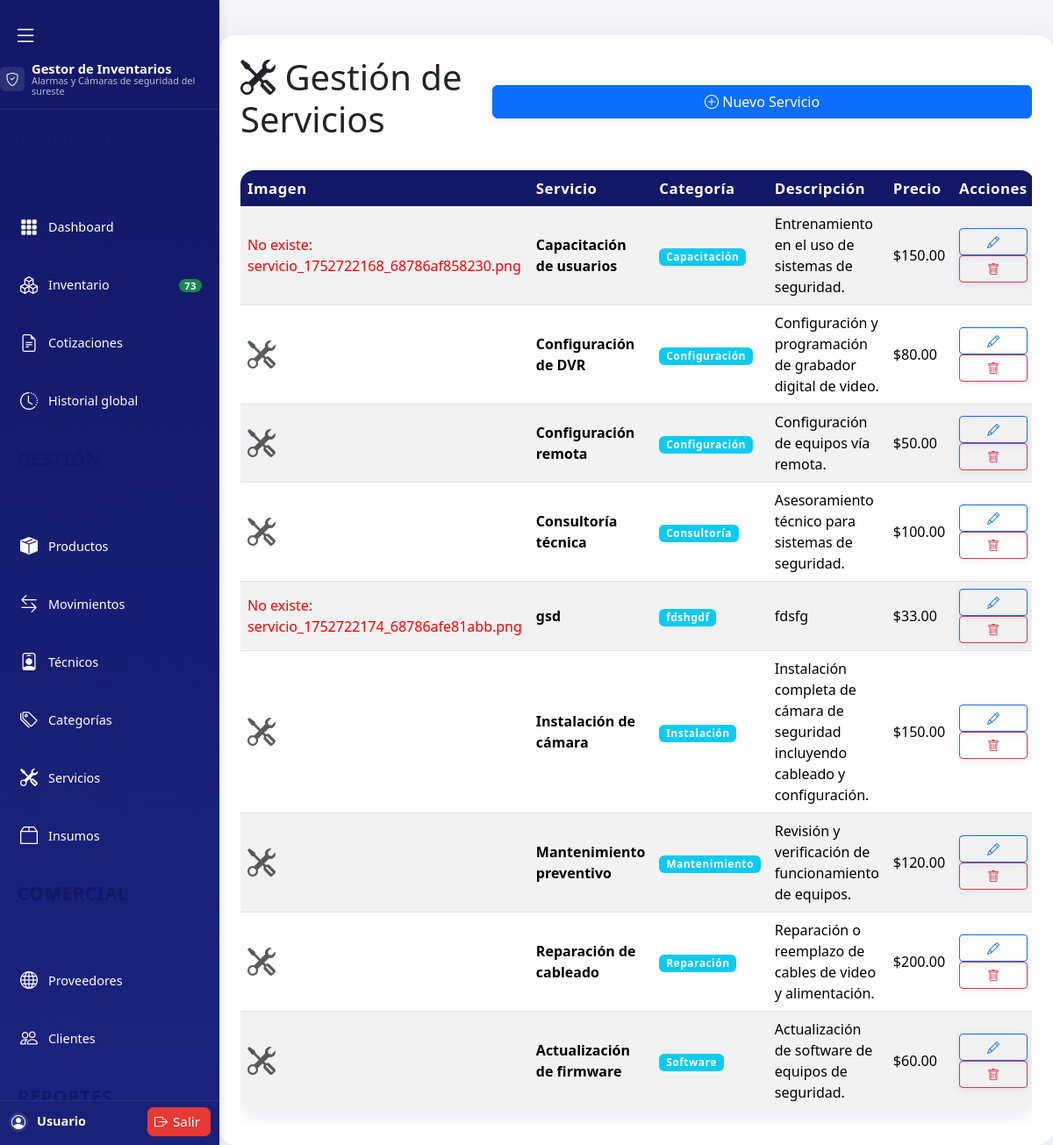
/servicios/index.php (signed in), run on the app's committed database.
### tables this page shows
CREATE TABLE `servicios` (
  `servicio_id` int(11) NOT NULL,
  `nombre` varchar(100) NOT NULL,
  `descripcion` text DEFAULT NULL,
  `categoria` varchar(50) DEFAULT NULL,
  `precio` decimal(10,2) NOT NULL,
  `imagen` varchar(255) DEFAULT NULL,
  `is_active` tinyint(1) DEFAULT 1,
  `created_at` timestamp NOT NULL DEFAULT current_timestamp(),
  `updated_at` timestamp NOT NULL DEFAULT current_timestamp() ON UPDATE current_timestamp()
);

### servicios/index.php (the view, shortened to what this page needs)
<?php
require_once '../connection.php';
$servicios = $mysqli->query("SELECT * FROM servicios WHERE is_active = 1 ORDER BY categoria, nombre ASC");
?>
<!DOCTYPE html>
<html lang="es">
<head>
    <link rel="stylesheet" href="../assets/css/style.css">
    <link rel="stylesheet" href="https://cdn.jsdelivr.net/npm/bootstrap-icons@1.11.3/font/bootstrap-icons.css">
    <link href="https://cdn.jsdelivr.net/npm/bootstrap@5.3.2/dist/css/bootstrap.min.css" rel="stylesheet">
</head>
<body>
<?php include '../includes/sidebar.php'; ?>
<main class="main-content">
    <div class="d-flex justify-content-between align-items-center mb-4">
        <h1><i class="bi bi-tools"></i> Gestión de Servicios</h1>
        <button type="button" class="btn btn-primary" data-bs-toggle="modal" data-bs-target="#modalServicio">
            <i class="bi bi-plus-circle"></i> Nuevo Servicio
        </button>
    </div>
    <div class="table-responsive">
        <table class="table table-striped align-middle">
            <thead class="table-dark">
                <tr>
                    <th>Imagen</th>
                    <th>Servicio</th>
                    <th>Categoría</th>
                    <th>Descripción</th>
                    <th>Precio</th>
                    <th>Acciones</th>
                </tr>
            </thead>
            <tbody>
                <?php if ($servicios && $servicios->num_rows > 0): ?>
                    <?php while ($servicio = $servicios->fetch_assoc()): ?>
                        <tr>
                            <td>
                                <?php
                                $img_path = '../uploads/services/' . $servicio['imagen'];
                                if ($servicio['imagen']) {
                                    if (file_exists($img_path)) {
                                        echo '<img src="' . $img_path . '" alt="Imagen servicio" class="servicio-imagen">';
                                    } else {
                                        echo '<span style="color:red">No existe: ' . htmlspecialchars($servicio['imagen']) . '</span>';
                                    }
                                } else {
                                    echo '<i class="bi bi-tools text-muted" style="font-size: 2rem;"></i>';
                                }
                                ?>
                            </td>
                            <td><strong><?= htmlspecialchars($servicio['nombre']) ?></strong></td>
                            <td>
                                <span class="badge bg-info"><?= htmlspecialchars($servicio['categoria'] ?: 'Sin categoría') ?></span>
                            </td>
                            <td><?= htmlspecialchars($servicio['descripcion'] ?: '-') ?></td>
                            <td>$<?= number_format($servicio['precio'], 2) ?></td>
                            <td>
                                <button type="button" class="btn btn-sm btn-outline-primary" onclick="editarServicio(<?= $servicio['servicio_id'] ?>, '<?= htmlspecialchars($servicio['nombre']) ?>', '<?= htmlspecialchars($servicio['descripcion']) ?>', '<?= htmlspecialchars($servicio['categoria']) ?>', <?= $servicio['precio'] ?>, '<?= htmlspecialchars($servicio['imagen']) ?>')">
                                    <i class="bi bi-pencil"></i>
                                </button>
                                <button type="button" class="btn btn-sm btn-outline-danger" onclick="eliminarServicio(<?= $servicio['servicio_id'] ?>, '<?= htmlspecialchars($servicio['nombre']) ?>')">
                                    <i class="bi bi-trash"></i>
                                </button>
                            </td>
                        </tr>
                    <?php endwhile; ?>
                <?php endif; ?>
            </tbody>
        </table>
    </div>
</main>
</body>
</html>

### assets/css/style.css (style rules this page uses)
* { margin: 0; padding: 0; box-sizing: border-box; }
body { font-family: 'Montserrat', 'Segoe UI', Tahoma, Geneva, Verdana, sans-serif; background-color: #f4f6fb; color: #232a7c; line-height: 1.6; display: flex; min-height: 100vh; }
.main-content { margin-left: 250px; margin-top: 0; width: calc(100% - 250px); padding: 32px 32px 24px 32px; transition: margin-left 0.25s cubic-bezier(.4,2,.6,1), width 0.25s cubic-bezier(.4,2,.6,1); box-sizing: border-box; }
button { width: 100%; margin-top: 22px; padding: 12px; background-color: #121866; color: #fff; border: none; border-radius: 7px; font-size: 17px; font-weight: 600; cursor: pointer; box-shadow: 0 2px 8px rgba(18,24,102,0.08); transition: background-color 0.2s, box-shadow 0.2s; }
table { width: 100%; border-collapse: separate; border-spacing: 0; margin-top: 2px; background: #fff; border-radius: 16px; overflow: hidden; box-shadow: 0 4px 24px rgba(18,24,102,0.10); font-size: 1rem; }
th, td { padding: 14px 12px; border-bottom: 1px solid #e3e6f0; text-align: left; vertical-align: middle; }
.table thead th, thead th { background: #121866 !important; color: #fff !important; font-weight: 700; font-size: 1.05rem; border: none; letter-spacing: 0.5px; }
tr:last-child td { border-bottom: none; }
tbody tr:nth-child(even) { background: #f7f9fc; }
.badge { font-size: 0.95rem; border-radius: 8px; padding: 6px 14px; font-weight: 600; letter-spacing: 0.5px; }
.badge.bg-info { background: #00bcd4; color: #fff; }

### servicios/index.php (style rules this page uses)
body { background: #f4f6fb; }
.main-content { background: #fff; border-radius: 18px; box-shadow: 0 4px 32px rgba(18,24,102,0.07); margin-top: 40px; margin-left: 250px; padding: 24px; width: calc(100vw - 250px); box-sizing: border-box; }

### data on the page
servicios: imagen "servicio_1752722168_68786af858230.png", nombre "Capacitación de usuarios", categoria "Capacitación", descripcion "Entrenamiento en el uso de sistemas de seguridad.", precio "150.00"
servicios: nombre "Configuración de DVR", categoria "Configuración", descripcion "Configuración y programación de grabador digital de video.", precio "80.00"
servicios: nombre "Configuración remota", categoria "Configuración", descripcion "Configuración de equipos vía remota.", precio "50.00"
servicios: nombre "Consultoría técnica", categoria "Consultoría", descripcion "Asesoramiento técnico para sistemas de seguridad.", precio "100.00"
servicios: imagen "servicio_1752722174_68786afe81abb.png", nombre "gsd", categoria "fdshgdf", descripcion "fdsfg", precio "33.00"
servicios: nombre "Instalación de cámara", categoria "Instalación", descripcion "Instalación completa de cámara de seguridad incluyendo cableado y configuración.", precio "150.00"
servicios: nombre "Mantenimiento preventivo", categoria "Mantenimiento", descripcion "Revisión y verificación de funcionamiento de equipos.", precio "120.00"
servicios: nombre "Reparación de cableado", categoria "Reparación", descripcion "Reparación o reemplazo de cables de video y alimentación.", precio "200.00"
servicios: nombre "Actualización de firmware", categoria "Software", descripcion "Actualización de software de equipos de seguridad.", precio "60.00"

### other printed values
$total_products "73"
